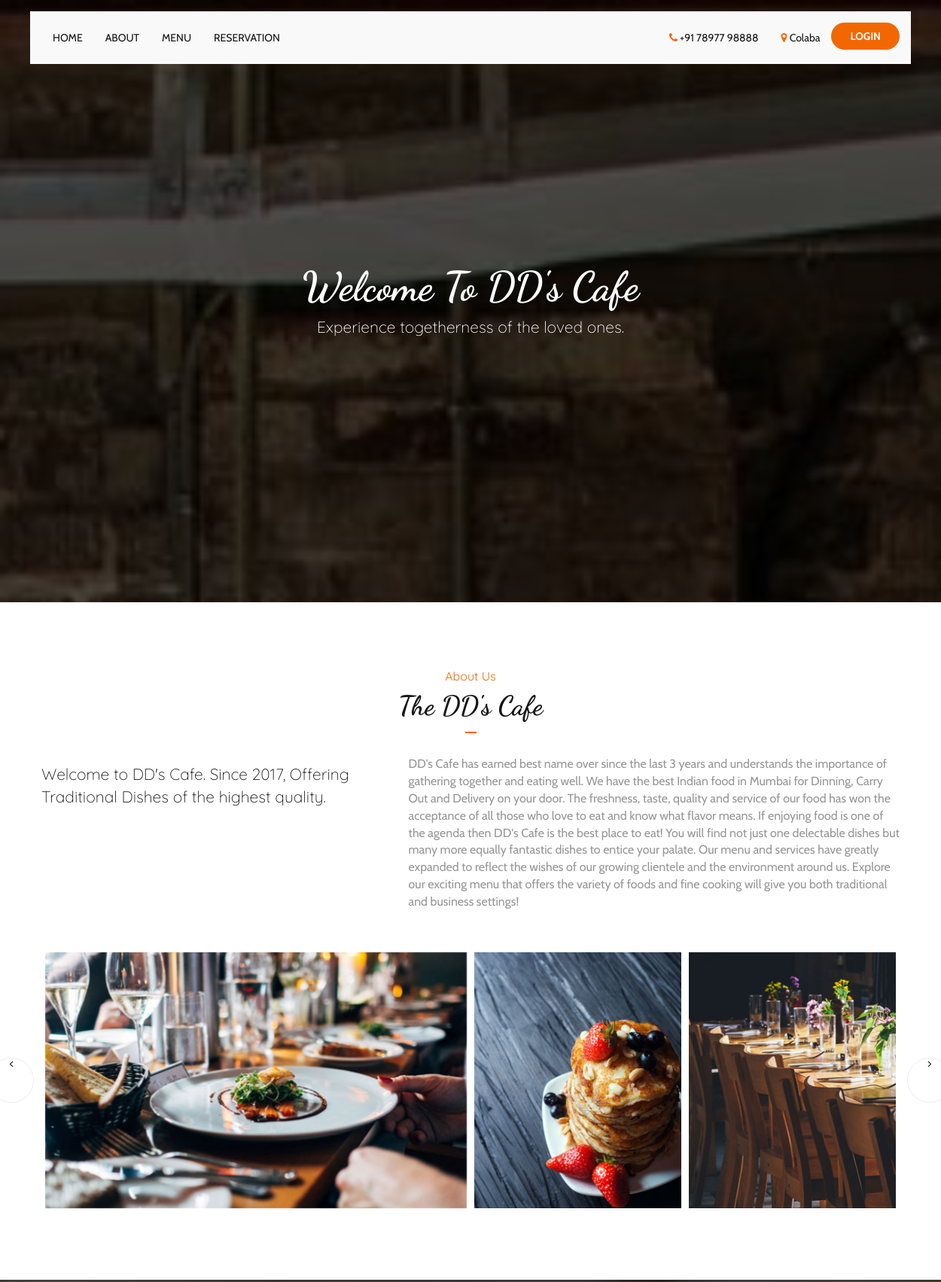
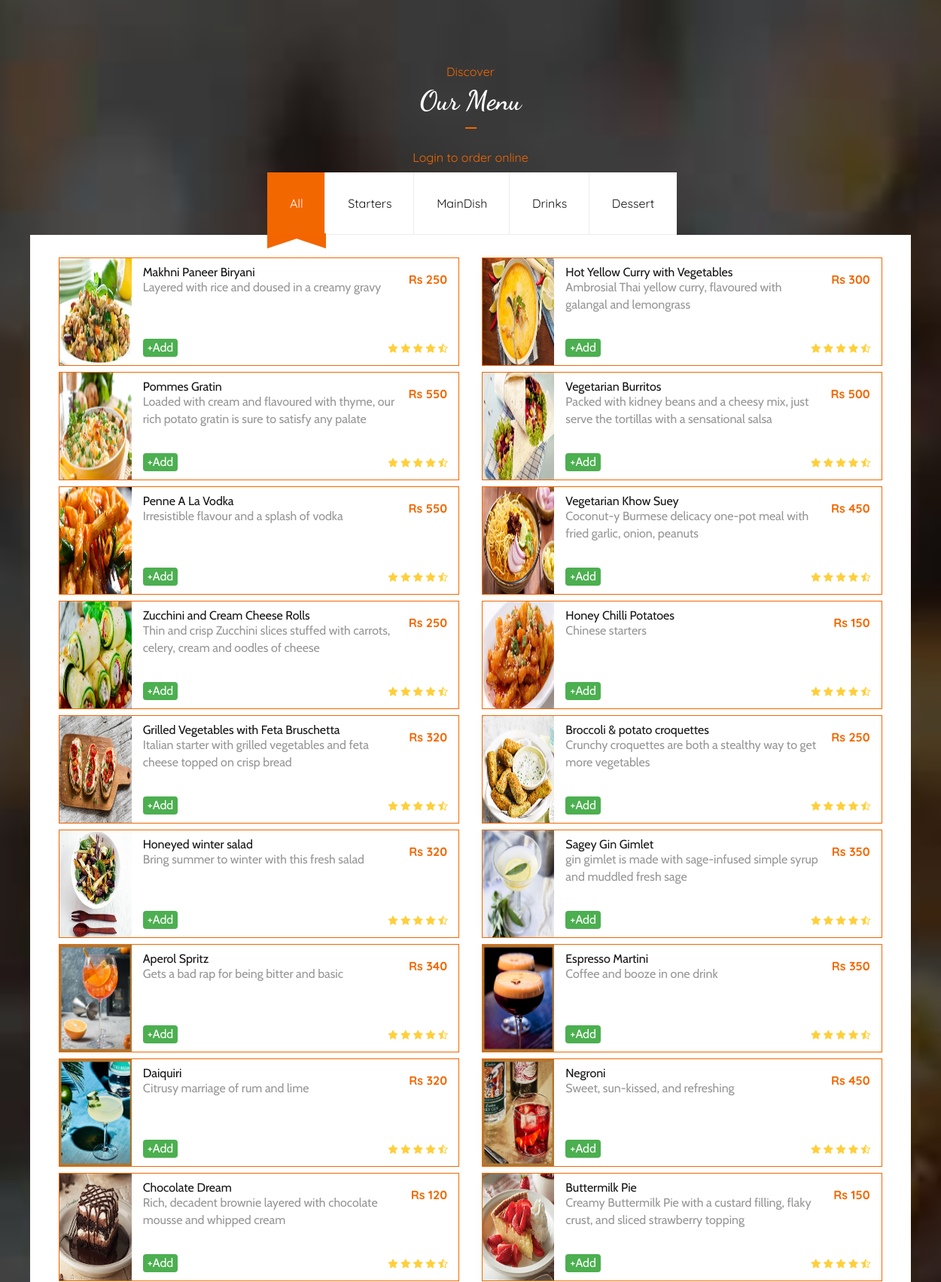
The page / (upper part) on the database its author committed (2 pictures, top to bottom).
### tables this page shows
CREATE TABLE IF NOT EXISTS `product` (
  `product_id` int(11) NOT NULL AUTO_INCREMENT,
  `product_name` varchar(50) NOT NULL,
  `description` mediumtext NOT NULL,
  `price` int(10) UNSIGNED NOT NULL,
  `type` varchar(10) NOT NULL,
  `photo` longtext,
  `category_id` int(11) NOT NULL,
  PRIMARY KEY (`product_id`),
  KEY `category_id` (`category_id`)
);

### index.php (the view, shortened to what this page needs)
<?php
	include 'connection.php';
?>
<html>
	<head>
		<link type="text/css" rel="stylesheet" href="css/bootstrap.min.css"/>
		<link type="text/css" rel="stylesheet" href="css/owl.carousel.css" />
		<link type="text/css" rel="stylesheet" href="css/owl.theme.default.css" />
		<link rel="stylesheet" href="css/font-awesome.min.css">
		<link type="text/css" rel="stylesheet" href="css/style.css"/>
		<link rel="stylesheet" href="css/login.css">
    </head>
	<body>
		<header id="header">
			<div id="bottom-nav">
				<div class="container">
				<nav id="nav">
					<ul class="main-nav nav navbar-nav">
						<li><a href="#websitehome">Home</a></li>
						<li><a href="#websiteabout">About</a></li>
						<li><a href="#websitemenu">Menu</a></li>
						<li><a href="#websitereserve">Reservation</a></li>
					</ul>
					<ul class="cta-nav">
						<li><a href="#myModal" class="main-button" data-toggle="modal">Login</a></li>
					</ul>
					<ul class="contact-nav nav navbar-nav">
						<li><a href="#websitecontact"><i class="fa fa-phone"></i> +91 78977 98888</a></li>
						<li><a href="#websitecontact"><i class="fa fa-map-marker"></i> Colaba</a></li>
					</ul>
				</nav>
				</div>
			</div>
		</header>
		<div id="home" class="banner-area">
			<div class="bg-image bg-parallax overlay" style="background-image:url(./img/background02.jpg)"></div>
			<div class="home-wrapper">
				<div class="col-md-10 col-md-offset-1 text-center">
					<div class="home-content">
						<h1 class="white-text">Welcome To DD's Cafe</h1>
						<h4 class="white-text lead">Experience togetherness of the loved ones.</h4>
					</div>
				</div>
			</div>
		</div>
		<div id="about" class="section">
			<div class="container">
				<div class="row">
					<div class="section-header text-center">
						<h4 class="sub-title">About Us</h4>
						<h2 class="title">The DD's Cafe</h2>
					</div>
					<div class="col-md-5">
						<h4 class="lead">Welcome to DD's Cafe. Since 2017, Offering Traditional Dishes of the highest quality.</h4>
					</div>
					<div class="col-md-7">
						<p>DD's Cafe has earned best name over since the last 3 years and understands the importance of gathering together and eating well. We have the best Indian food in Mumbai for Dinning, Carry Out and Delivery on your door. The freshness, taste, quality and service of our food has won the acceptance of all those who love to eat and know what flavor means. If enjoying food is one of the agenda then DD's Cafe is the best place to eat! You will find not just one delectable dishes but many more equally fantastic dishes to entice your palate. Our menu and services have greatly expanded to reflect the wishes of our growing clientele and the environment around us. Explore our exciting menu that offers the variety of foods and fine cooking will give you both traditional and business settings!</p>
					</div>
					<div class="col-md-12">
						<div id="galery" class="owl-carousel owl-theme">
							<div class="galery-item">
								<div class="galery-img" style="background-image:url(./img/image01.jpg)"></div>
							</div>
							<div class="galery-item">
								<div class="galery-img" style="background-image:url(./img/image02.jpg)"></div>
								<div class="galery-img" style="background-image:url(./img/image03.jpg)"></div>
							</div>
						</div>
					</div>
				</div>
			</div>
		</div>
		<div id="menu" class="section">
			<div class="container">
				<div class="row">
					<div class="section-header text-center">
						<h4 class="sub-title">Discover</h4>
						<h2 class="title white-text">Our Menu</h2>
						<h4 class="sub-title">Login to order online</h4>
					</div>
					<ul class="menu-nav">
					  <li class="active"><a data-toggle="tab" href="#m0">All</a></li>
					  <li><a data-toggle="tab" href="#menu1">Starters</a></li>
					  <li><a data-toggle="tab" href="#menu2">MainDish</a></li>
					  <li><a data-toggle="tab" href="#menu3">Drinks</a></li>
					  <li><a data-toggle="tab" href="#menu4">Dessert</a></li>
					</ul>
					<div id="menu-content" class="tab-content">
						<div id="m0" class="tab-pane fade in active">
								<?php
									$all='SELECT * FROM product';
									$r0=mysqli_query($connect,$all);
									while($row0 = mysqli_fetch_array($r0))
									{
										$rs0[]=$row0;
									}
									for($i=0;$i<count($rs0);$i++){?>
								<div class="col-md-6">
									<div class="full">
										<div class="for_img">
											<img class="sirdard" src="<?php echo $rs0[$i]['photo']?>">
										</div>
										<div class="single-dish">
											<h4 class="name"><?php echo $rs0[$i]['product_name']?></h4>
											<h4 class="price"><?php echo "Rs ".$rs0[$i]['price']?></h4>
											<p><?php echo $rs0[$i]['description']?> </p>
											<button class="b1" name="add" onclick="loginprompt()">+Add</button>
											<ul>
												<li><a href="#"><i class="fa fa-star"></i></a></li>
												<li><a href="#"><i class="fa fa-star"></i></a></li>
												<li><a href="#"><i class="fa fa-star"></i></a></li>
												<li><a href="#"><i class="fa fa-star"></i></a></li>
												<li><a href="#"><i class="fa fa-star-half-o"></i></a></li>
											</ul>
										</div>
									</div>
								</div>
								<?php }?>
						</div>
					</div>
				</div>
			</div>
		</div>
		<br><br>
	</body>
</html>

### css/style.css (style rules this page uses)
body { color:#969696; font-size:16px; overflow-x:hidden; font-family: 'Cabin', sans-serif; }
h1,h2,h3,h4,h5,h6 { font-weight:700; color:#151515; font-family: 'Quicksand', sans-serif; }
h1 { font-size:54px; }
h2 { font-size:36px; }
h4 { font-size:16px; }
a { color:#151515; -webkit-transition:0.2s color; transition:0.2s color; }
ul,ol { margin: 0; padding: 0; list-style: none }
.white-text { color:#FFF; }
.section { position:relative; padding-top:80px; padding-bottom:80px; }
.section-header .title { font-family: 'Dancing Script', cursive; margin-top:0px; }
.title:after { content:""; display: block; width: 15px; height: 2px; background-color: #f36700; margin: 15px 0px 30px; }
.text-center .title:after { margin: 15px auto 30px; }
.section-header .sub-title { font-weight:400; color: #f36700; }
.bg-image { position:absolute; left:0; right:0; top:0; bottom:0; background-position:center; background-size:cover; z-index:-1; }
.bg-image.bg-parallax { background-attachment:fixed; }
.bg-image.overlay:after { content:""; position:absolute; left:0; right:0; top:0; bottom:0; opacity: 0.7; background-color:#000; }
.main-button { display:inline-block; padding:15px 30px; border:none; border-radius:40px; background-color:#f36700; color:#FFF; text-transform: uppercase; font-weight: 700; -webkit-transition:0.2s opacity; transition:0.2s opacity; }
#header { position:absolute; left:0; right:0; margin-top:15px; z-index:22; }
#header #bottom-nav .container { padding:10px 15px; background-color:#F9F9F9; }
.main-nav li a , .contact-nav li a { font-size:14px; }
.main-nav li a { text-transform: uppercase; }
.contact-nav { float:right; }
.contact-nav li i { color:#f36700; }
.cta-nav { float:right; }
.cta-nav li { margin-top:5px; display:inline-block; }
.cta-nav li a { padding: 8px 25px; font-size: 14px; }
.banner-area { position:relative; padding-bottom:40px; }
.banner-area .home-wrapper { position: absolute; top: 50%; -webkit-transform: translateY(-50%); -ms-transform: translateY(-50%); transform: translateY(-50%); left: 0; right: 0; }
#home { height:100vh; }
.home-content h1 { font-family: 'Dancing Script', cursive; }
#galery { margin-top:40px; }
#galery .galery-item { display: -webkit-box; display: -ms-flexbox; display: flex; height:350px; }
#galery .galery-item .galery-img { background-position: center; background-size: cover; -webkit-box-flex: 1; -ms-flex: 1; flex: 1; margin:5px; }
.menu-nav { text-align: center; }
.menu-nav li { position:relative; display:inline-block; margin-right:-4px; border-bottom: 1px solid #ECECEC; background-color: #FFF; }
.menu-nav li + li { -webkit-box-shadow:-1px 0px 0px 0px #ECECEC; box-shadow:-1px 0px 0px 0px #ECECEC; }
.menu-nav li a { font-family: 'Quicksand', sans-serif; display: block; padding: 30px; }
.menu-nav li.active a { color: #FFF; background-color:#f36700; }
.menu-nav li.active:before , .menu-nav li.active:after { content:""; width: 0; height: 0; position:absolute; bottom:-19px; border-style: solid; z-index:1; }
.menu-nav li.active:before { left:0; border-width: 20px 60px 0 0; border-color: #f36500 transparent transparent; }
.menu-nav li.active:after { right:0; border-width: 0 60px 20px 0; border-color: transparent #f36500 transparent ; }
#menu-content { overflow:auto; padding:30px 2% 30px; background-color:#FFF; }
.full { width:100%; height:18%; overflow:hidden; border: 1px solid #f36700; margin-bottom:8px; }
.for_img { float:left; width:18%; background:black; display:inline; box-pack:center; box-align:center; }
.sirdard { width: 100%; height: 100%; }
.single-dish { overflow:hidden; padding-left: 15px; border-left: 0px; padding-right: 15px; padding-bottom:2px; padding-top:10px; }
.single-dish .name { display: inline; font-family:'Cabin', sans-serif; background-color: #FFF; padding-right: 10px; font-weight:400; }
.single-dish .price { float:right; background-color:#FFF; padding-left: 10px; color:#f36700; }
.single-dish ul { display: inline-block; float: right; vertical-align: bottom; position: absolute; bottom: 20px; right:30px; }
.single-dish ul li { display: inline-block; }
.single-dish ul li a { color: #ffcf3b; font-size: 14px; }
.b1 { background-color: #4CAF50; border: none; color: white; text-align: center; font-size: 16px; border-radius: 4px; position: absolute; bottom: 20px; }

### rows shown on the page
product: photo (picture), product_name "Makhni Paneer Biryani", price "250", description "Layered with rice and doused in a creamy gravy"
product: photo (picture), product_name "Hot Yellow Curry with Vegetables", price "300", description "Ambrosial Thai yellow curry, flavoured with galangal and lemongrass"
product: photo (picture), product_name "Pommes Gratin", price "550", description "Loaded with cream and flavoured with thyme, our rich potato gratin is sure to satisfy any palate"
product: photo (picture), product_name "Vegetarian Burritos", price "500", description "Packed with kidney beans and a cheesy mix, just serve the tortillas with a sensational salsa"
product: photo (picture), product_name "Penne A La Vodka", price "550", description "Irresistible flavour and a splash of vodka"
product: photo (picture), product_name "Vegetarian Khow Suey", price "450", description "Coconut-y Burmese delicacy one-pot meal with fried garlic, onion, peanuts"
product: photo (picture), product_name "Zucchini and Cream Cheese Rolls", price "250", description "Thin and crisp Zucchini slices stuffed with carrots, celery, cream and oodles of cheese"
product: photo (picture), product_name "Honey Chilli Potatoes", price "150", description "Chinese starters"
product: photo (picture), product_name "Grilled Vegetables with Feta Bruschetta", price "320", description "Italian starter with grilled vegetables and feta cheese topped on crisp bread"
product: photo (picture), product_name "Broccoli & potato croquettes", price "250", description "Crunchy croquettes are both a stealthy way to get more vegetables"
product: photo (picture), product_name "Honeyed winter salad", price "320", description "Bring summer to winter with this fresh salad"
product: photo (picture), product_name "Sagey Gin Gimlet", price "350", description "gin gimlet is made with sage-infused simple syrup and muddled fresh sage"
product: photo (picture), product_name "Aperol Spritz", price "340", description "Gets a bad rap for being bitter and basic"
product: photo (picture), product_name "Espresso Martini", price "350", description "Coffee and booze in one drink"
product: photo (picture), product_name "Daiquiri", price "320", description "Citrusy marriage of rum and lime"
product: photo (picture), product_name "Negroni", price "450", description "Sweet, sun-kissed, and refreshing"
product: photo (picture), product_name "Chocolate Dream", price "120", description "Rich, decadent brownie layered with chocolate mousse and whipped cream"
product: photo (picture), product_name "Buttermilk Pie", price "150", description "Creamy Buttermilk Pie with a custard filling, flaky crust, and sliced strawberry topping"
